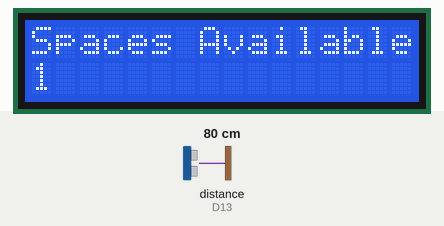
Bench run of a sketch on a simulated Arduino Uno R4 WiFi. Shown: 16×2 character LCD. Wiring (inferred from the names in the program): ultrasonic range finder: trigger D10; echo D13. The test bench sets the inputs (shaded band); at power-on: distance to the obstacle (sensor on D13) 80 cm. The echo pulse lasts 58.3 µs per cm; WiFi joins after 1.5 s; servers stay silent unless stated; what the sketch prints to the serial monitor is not drawn.

Above: at 7.7 s.
7.8 s: distance to the obstacle (sensor on D13) set to 12 cm
9.7 s: distance to the obstacle (sensor on D13) set to 9 cm
At 11.0 s:
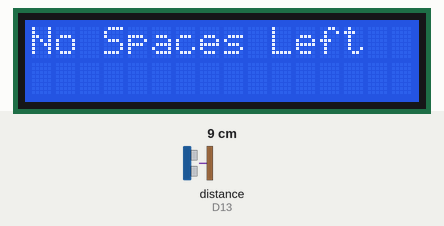
12.1 s: distance to the obstacle (sensor on D13) set to 18 cm
At 13.0 s:
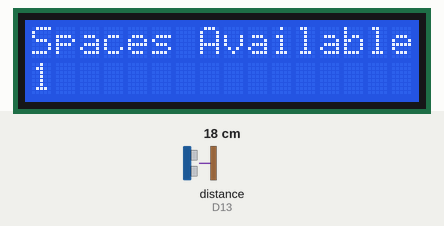
14.1 s: distance to the obstacle (sensor on D13) set to 2 cm
At 14.9 s:
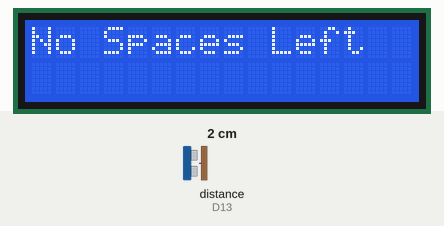
Timing chart, 0 to 17.1 s (numbered marks = the images above; inputs shaded):
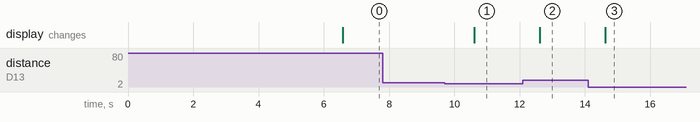

Measured:
- the behaviour switches between 11 and 10 cm on distance to the obstacle (sensor on D13) (found by bisection; images 0 and 1)
- after the input at 7.8 s, every drawn part: stays the same
- after the input at 9.7 s, the display: changes after 0.90 s (image 1)
- after the input at 12.1 s, the display: changes after 0.52 s (image 2)
- after the input at 14.1 s, the display: changes after 0.53 s (image 3)

The sketch:

wifi-smart-parking-2.ino
```cpp
#include <WiFiS3.h> // Include the WiFiS3 library for Arduino R4
#include <LiquidCrystal.h> // Include Liquid Crystal library

// Define ultrasonic sensor pins
#define trigPin 10
#define echoPin 13

// Create LCD object (RS, E, D4, D5, D6, D7)
LiquidCrystal lcd(12, 11, 5, 4, 3, 2);

// WiFi credentials
const char* ssid = "toob-295415";       // Your WiFi network name
const char* password = "4Jd2Ferf58GE";  // Your WiFi password

int status = WL_IDLE_STATUS;
float previousDistance = 0;
float threshold = 5;  // Threshold for distance change in cm
int totalSpaces = 1; // Total number of parking spaces
int availableSpaces = 1;

void setup() {
  // Start serial communication
  Serial.begin(9600);
  while (!Serial) {
    ; // Wait for serial port to connect
  }

  // Initialize ultrasonic sensor pins
  pinMode(trigPin, OUTPUT);
  pinMode(echoPin, INPUT);

  // Initialize LCD (16 columns, 2 rows)
  lcd.begin(16, 2);

  // Attempt to connect to WiFi
  connectToWiFi();
}

void loop() {
  float duration, currentDistance;
  bool carParked = false;

  // Clear trigger pin
  digitalWrite(trigPin, LOW);
  delayMicroseconds(2);

  // Send a 10-microsecond pulse
  digitalWrite(trigPin, HIGH);
  delayMicroseconds(10);
  digitalWrite(trigPin, LOW);

  // Measure the pulse width to determine distance
  duration = pulseIn(echoPin, HIGH);
  currentDistance = (duration * 0.0343) / 2;

  // Print to Serial Monitor
  Serial.print("Current Distance: ");
  Serial.print(currentDistance);
  Serial.println(" cm");

  // Check if there's a significant distance change
  if (abs(currentDistance - previousDistance) > threshold) {
    Serial.println("Distance Changed");
    previousDistance = currentDistance;
  }

  // Parking logic
  if (currentDistance < 10) {
    carParked = true;
  } else {
    carParked = false;
  }

  // Update available spaces
  if (carParked) {
    availableSpaces = totalSpaces - 1;
  } else {
    availableSpaces = totalSpaces;
  }

  // Display parking info on LCD
  lcd.clear();
  lcd.setCursor(0, 0);

  if (availableSpaces == 0) {
    lcd.print("No Spaces Left");
    Serial.println("No Spaces Left");
  } else {
    lcd.print("Spaces Available: ");
    lcd.setCursor(0, 1);
    lcd.print(availableSpaces);
    Serial.print("Available Spaces: ");
    Serial.println(availableSpaces);
  }

  delay(1000); // Refresh every second
}

// Function to connect to WiFi
void connectToWiFi() {
  Serial.println("Attempting to connect to WiFi...");

  // Check if WiFi module is available
  if (WiFi.status() == WL_NO_MODULE) {
    Serial.println("WiFi module not found!");
    while (true);
  }

  // Check WiFi firmware version
  String fv = WiFi.firmwareVersion();
  if (fv < WIFI_FIRMWARE_LATEST_VERSION) {
    Serial.println("Please upgrade the firmware");
  }

  // Attempt to connect to WiFi network
  while (WiFi.status() != WL_CONNECTED) {
    Serial.print("Connecting to WiFi...");
    status = WiFi.begin(ssid, password);
    delay(5000);
  }

  Serial.println("Connected to WiFi!");
  printWiFiStatus();
}

// Function to print WiFi status
void printWiFiStatus() {
  Serial.print("SSID: ");
  Serial.println(WiFi.SSID());

  IPAddress ip = WiFi.localIP();
  Serial.print("IP Address: ");
  Serial.println(ip);

  long rssi = WiFi.RSSI();
  Serial.print("Signal Strength (RSSI): ");
  Serial.print(rssi);
  Serial.println(" dBm");
}
```
